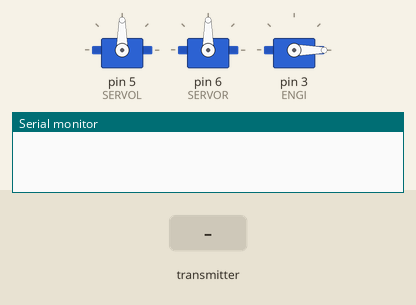
Bench run of a sketch on a simulated Arduino Uno, built with avr-gcc and run on an emulated ATmega328P. Shown: 3 × servo, the last lines printed to the serial monitor. Inputs (shaded band) come from the test bench. No radio packets arrive unless stated.

Above: at 4.2 s.
4.3 s: the transmitter starts sending data.1 = 256
At 4.46 s:
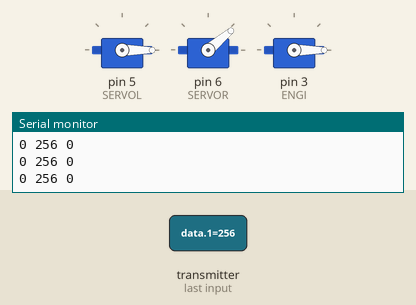
7.3 s: the transmitter starts sending data.0 = 256
At 7.46 s:
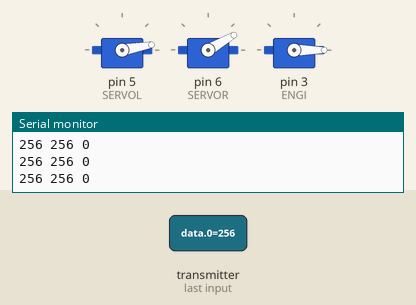
10.3 s: the transmitter starts sending data.0 = 512
At 10.46 s:
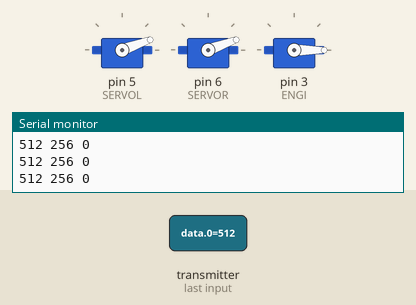
13.3 s: the transmitter starts sending data.1 = 512
16.3 s: the transmitter starts sending data.0 = 0
At 16.46 s:
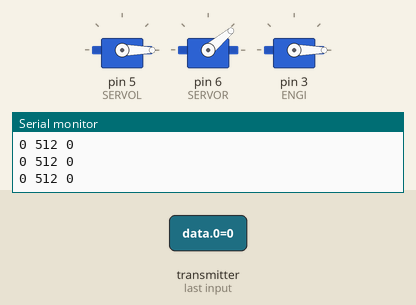
19.3 s: the transmitter starts sending data.1 = 1023
Timing chart, 0 to 23.3 s (numbered marks = the images above; inputs shaded):
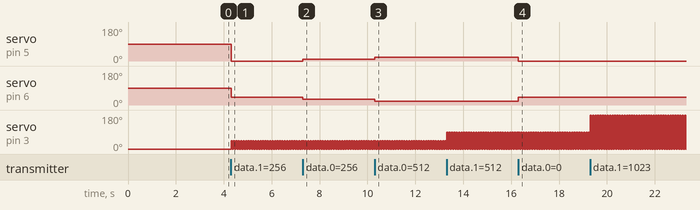

The sketch:

plane.ino
```cpp
#include <SPI.h>                      // Подключаем библиотеку SPI
#include <nRF24L01.h>                 // Подключаем библиотеку nRF24L01
#include <RF24.h>                     // Подключаем библиотеку
#include <Servo.h>

#define SERVOL 5
#define SERVOR 6
#define ENGI 3

RF24 radio(9,10);                     // Указываем номера выводов nRF24L01+ (CE, CSN)
Servo myservoL;
Servo myservoR;
Servo myengi;

const byte address[6] = "00001";
bool engine = false;


void setup(){
  Serial.begin(9600);
  while(!Serial);
  if (!radio.begin()) {
    Serial.println("Radio init failed!");
    while (1);
  }
  radio.openReadingPipe(0, address);
  radio.setPALevel(RF24_PA_MIN);
  radio.setDataRate(RF24_250KBPS);
  radio.startListening ();

  myservoL.attach(SERVOL);
  myservoR.attach(SERVOR);
//  myengi.attach(ENGI);/

  myengi.attach(ENGI, 1000, 2000);

  myengi.writeMicroseconds(1000);
  delay(3000);
}


void loop(){
  if (radio.available()){
    int data[3] = {};
    radio.read(&data, sizeof(data));
    for (int i = 0; i < 3; i++) {
      Serial.print(data[i]);
      Serial.print(" ");
    }
    Serial.println();

    // управление моторами и серваками
    if(!data[2]){
      engine=!engine;
    }
    if(engine){
//      myengi.writeMicroseconds(data[1]*1000./(1024.*10.)+1000);
//        myengi.write(data[1]/10);
        int throttle = map(data[1], 0, 1023, 1000, 2000);
        myengi.writeMicroseconds(throttle);
    }
    if(!engine){
        myengi.writeMicroseconds(1000);
        // myengi.write(0);
    }

    myservoL.write(data[0]/25);
    myservoR.write((1024 - data[0])/25);
  }

  else{
//    myengi.write(0);
  }

}


//void setup(){}
//void loop(){}
```

Measured:
- after the input at 4.3 s, servo on pin 5 (SERVOL): 90° → 0° at once; servo on pin 6 (SERVOR): 90° → 40° at once; servo on pin 3 (ENGI): alternates 45° for 0.05 s and 0° for 0.05 s, starting at once
- after the input at 7.3 s, servo on pin 5 (SERVOL): 0° → 10° at once; servo on pin 6 (SERVOR): 40° → 30° at once
- after the input at 10.3 s, servo on pin 5 (SERVOL): 10° → 20° at once; servo on pin 6 (SERVOR): 30° → 20° at once
- after the input at 16.3 s, servo on pin 5 (SERVOL): 20° → 0° at once; servo on pin 6 (SERVOR): 20° → 40° at once
